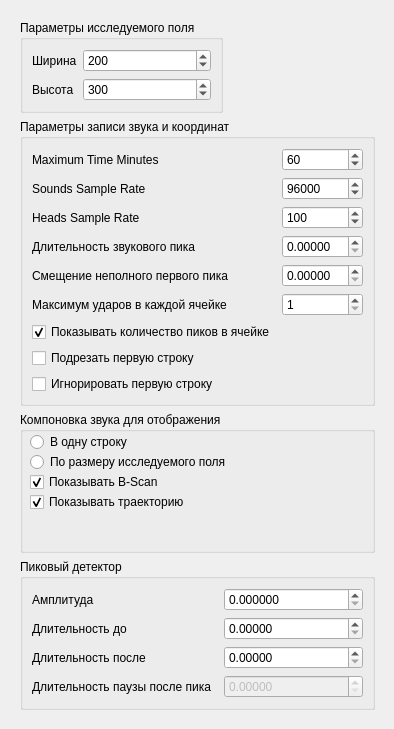
     <widget class="QWidget" name="tab_5">
      <property name="enabled">
       <bool>true</bool>
      </property>
      <property name="autoFillBackground">
       <bool>false</bool>
      </property>
      <attribute name="title">
       <string>Параметры поля и звука</string>
      </attribute>
      <widget class="QWidget" name="formLayoutWidget">
       <property name="geometry">
        <rect>
         <x>10</x>
         <y>10</y>
         <width>375</width>
         <height>710</height>
        </rect>
       </property>
       <layout class="QFormLayout" name="formLayout_3">
        <property name="sizeConstraint">
         <enum>QLayout::SetMaximumSize</enum>
        </property>
        <property name="fieldGrowthPolicy">
         <enum>QFormLayout::ExpandingFieldsGrow</enum>
        </property>
        <property name="leftMargin">
         <number>10</number>
        </property>
        <property name="topMargin">
         <number>10</number>
        </property>
        <property name="rightMargin">
         <number>10</number>
        </property>
        <property name="bottomMargin">
         <number>10</number>
        </property>
        <item row="0" column="0">
         <widget class="QGroupBox" name="groupBox_6">
          <property name="title">
           <string>Параметры исследуемого поля</string>
          </property>
          <layout class="QFormLayout" name="formLayout_5">
           <item row="0" column="0">
            <widget class="QLabel" name="label_23">
             <property name="text">
              <string>Ширина</string>
             </property>
            </widget>
           </item>
           <item row="0" column="1">
            <widget class="QSpinBox" name="widthBox">
             <property name="minimum">
              <number>1</number>
             </property>
             <property name="maximum">
              <number>10000</number>
             </property>
             <property name="value">
              <number>200</number>
             </property>
            </widget>
           </item>
           <item row="1" column="0">
            <widget class="QLabel" name="label_25">
             <property name="text">
              <string>Высота</string>
             </property>
            </widget>
           </item>
           <item row="1" column="1">
            <widget class="QSpinBox" name="heightBox">
             <property name="minimum">
              <number>1</number>
             </property>
             <property name="maximum">
              <number>10000</number>
             </property>
             <property name="value">
              <number>300</number>
             </property>
            </widget>
           </item>
          </layout>
         </widget>
        </item>
        <item row="1" column="0" colspan="2">
         <widget class="QGroupBox" name="groupBox_5">
          <property name="title">
           <string>Параметры записи звука и координат</string>
          </property>
          <layout class="QFormLayout" name="formLayout_4">
           <item row="0" column="0">
            <widget class="QLabel" name="label_20">
             <property name="text">
              <string>Maximum Time Minutes</string>
             </property>
            </widget>
           </item>
           <item row="0" column="1">
            <widget class="QSpinBox" name="spinBoxMaxRecordingTime">
             <property name="minimum">
              <number>1</number>
             </property>
             <property name="maximum">
              <number>720</number>
             </property>
             <property name="value">
              <number>60</number>
             </property>
            </widget>
           </item>
           <item row="1" column="0">
            <widget class="QLabel" name="label_21">
             <property name="text">
              <string>Sounds Sample Rate</string>
             </property>
            </widget>
           </item>
           <item row="1" column="1">
            <widget class="QSpinBox" name="spinBoxSoundsSampleRate">
             <property name="minimum">
              <number>1</number>
             </property>
             <property name="maximum">
              <number>100000</number>
             </property>
             <property name="value">
              <number>96000</number>
             </property>
            </widget>
           </item>
           <item row="2" column="0">
            <widget class="QLabel" name="label_22">
             <property name="text">
              <string>Heads Sample Rate</string>
             </property>
            </widget>
           </item>
           <item row="2" column="1">
            <widget class="QSpinBox" name="spinBoxHeadsSampleRate">
             <property name="minimum">
              <number>1</number>
             </property>
             <property name="maximum">
              <number>1000</number>
             </property>
             <property name="value">
              <number>100</number>
             </property>
            </widget>
           </item>
           <item row="3" column="0">
            <widget class="QLabel" name="label_26">
             <property name="text">
              <string>Длительность звукового пика</string>
             </property>
            </widget>
           </item>
           <item row="3" column="1">
            <widget class="QDoubleSpinBox" name="peakForestepSoundBox">
             <property name="decimals">
              <number>5</number>
             </property>
             <property name="maximum">
              <double>10000.000000000000000</double>
             </property>
            </widget>
           </item>
           <item row="4" column="0">
            <widget class="QLabel" name="label_27">
             <property name="text">
              <string>Смещение неполного первого пика</string>
             </property>
            </widget>
           </item>
           <item row="4" column="1">
            <widget class="QDoubleSpinBox" name="firstStepShiftBox">
             <property name="decimals">
              <number>5</number>
             </property>
             <property name="maximum">
              <double>10000.000000000000000</double>
             </property>
            </widget>
           </item>
           <item row="5" column="0">
            <widget class="QLabel" name="label_16">
             <property name="text">
              <string>Максимум ударов в каждой ячейке</string>
             </property>
            </widget>
           </item>
           <item row="5" column="1">
            <widget class="QSpinBox" name="countOfPeakToCatchForAreaBox">
             <property name="minimum">
              <number>1</number>
             </property>
             <property name="maximum">
              <number>10</number>
             </property>
             <property name="singleStep">
              <number>1</number>
             </property>
             <property name="value">
              <number>1</number>
             </property>
            </widget>
           </item>
           <item row="6" column="0">
            <widget class="QCheckBox" name="chbxShowCountOfPeak">
             <property name="text">
              <string>Показывать количество пиков в ячейке</string>
             </property>
             <property name="checked">
              <bool>true</bool>
             </property>
            </widget>
           </item>
           <item row="8" column="0">
            <widget class="QCheckBox" name="chbxTrimFirstLine">
             <property name="text">
              <string>Подрезать первую строку</string>
             </property>
             <property name="checked">
              <bool>false</bool>
             </property>
            </widget>
           </item>
           <item row="9" column="0">
            <widget class="QCheckBox" name="chbxIgnoreFirstLine">
             <property name="text">
              <string>Игнорировать первую строку</string>
             </property>
             <property name="checked">
              <bool>false</bool>
             </property>
            </widget>
           </item>
          </layout>
         </widget>
        </item>
        <item row="2" column="0" colspan="2">
         <widget class="QGroupBox" name="groupBoxSoundPackingForVisualize">
          <property name="sizePolicy">
           <sizepolicy hsizetype="Expanding" vsizetype="Expanding">
            <horstretch>0</horstretch>
            <verstretch>0</verstretch>
           </sizepolicy>
          </property>
          <property name="minimumSize">
           <size>
            <width>0</width>
            <height>0</height>
           </size>
          </property>
          <property name="title">
           <string>Компоновка звука для отображения</string>
          </property>
          <widget class="QRadioButton" name="rbPackInLine">
           <property name="geometry">
            <rect>
             <x>10</x>
             <y>20</y>
             <width>101</width>
             <height>20</height>
            </rect>
           </property>
           <property name="text">
            <string>В одну строку</string>
           </property>
          </widget>
          <widget class="QRadioButton" name="rbPackInSquare">
           <property name="geometry">
            <rect>
             <x>10</x>
             <y>40</y>
             <width>231</width>
             <height>20</height>
            </rect>
           </property>
           <property name="text">
            <string>По размеру исследуемого поля</string>
           </property>
           <property name="checkable">
            <bool>true</bool>
           </property>
           <property name="checked">
            <bool>false</bool>
           </property>
          </widget>
          <widget class="QCheckBox" name="chbxShowTrajectory">
           <property name="geometry">
            <rect>
             <x>10</x>
             <y>80</y>
             <width>161</width>
             <height>20</height>
            </rect>
           </property>
           <property name="text">
            <string>Показывать траекторию</string>
           </property>
           <property name="checked">
            <bool>true</bool>
           </property>
          </widget>
          <widget class="QCheckBox" name="chbxShowBScan">
           <property name="geometry">
            <rect>
             <x>10</x>
             <y>60</y>
             <width>161</width>
             <height>20</height>
            </rect>
           </property>
           <property name="text">
            <string>Показывать B-Scan</string>
           </property>
           <property name="checked">
            <bool>true</bool>
           </property>
          </widget>
         </widget>
        </item>
        <item row="3" column="0" colspan="2">
         <widget class="QGroupBox" name="groupBox">
          <property name="title">
           <string>Пиковый детектор</string>
          </property>
          <layout class="QFormLayout" name="formLayout">
           <item row="0" column="0">
            <widget class="QLabel" name="label">
             <property name="text">
              <string>Амплитуда</string>
             </property>
            </widget>
           </item>
           <item row="0" column="1">
            <widget class="QDoubleSpinBox" name="peakMagnitudeLimitBox">
             <property name="decimals">
              <number>6</number>
             </property>
             <property name="maximum">
              <double>10.000000000000000</double>
             </property>
            </widget>
           </item>
           <item row="1" column="0">
            <widget class="QLabel" name="label_2">
             <property name="text">
              <string>Длительность до</string>
             </property>
            </widget>
           </item>
           <item row="1" column="1">
            <widget class="QDoubleSpinBox" name="peakBackstepBox">
             <property name="decimals">
              <number>5</number>
             </property>
             <property name="maximum">
              <double>10000.000000000000000</double>
             </property>
            </widget>
           </item>
           <item row="2" column="0">
            <widget class="QLabel" name="label_7">
             <property name="text">
              <string>Длительность после</string>
             </property>
            </widget>
           </item>
           <item row="3" column="0">
            <widget class="QLabel" name="label_16">
             <property name="text">
              <string>Длительность паузы после пика  </string>
             </property>
            </widget>
           </item>
           <item row="2" column="1">
            <widget class="QDoubleSpinBox" name="peakForestepBox">
             <property name="decimals">
              <number>5</number>
             </property>
             <property name="maximum">
              <double>10000.000000000000000</double>
             </property>
            </widget>
           </item>
           <item row="3" column="1">
            <widget class="QDoubleSpinBox" name="peakPauseCountBox">
             <property name="enabled">
              <bool>false</bool>
             </property>
             <property name="decimals">
              <number>5</number>
             </property>
             <property name="maximum">
              <double>10000.000000000000000</double>
             </property>
            </widget>
           </item>
          </layout>
         </widget>
        </item>
       </layout>
      </widget>
     </widget>
